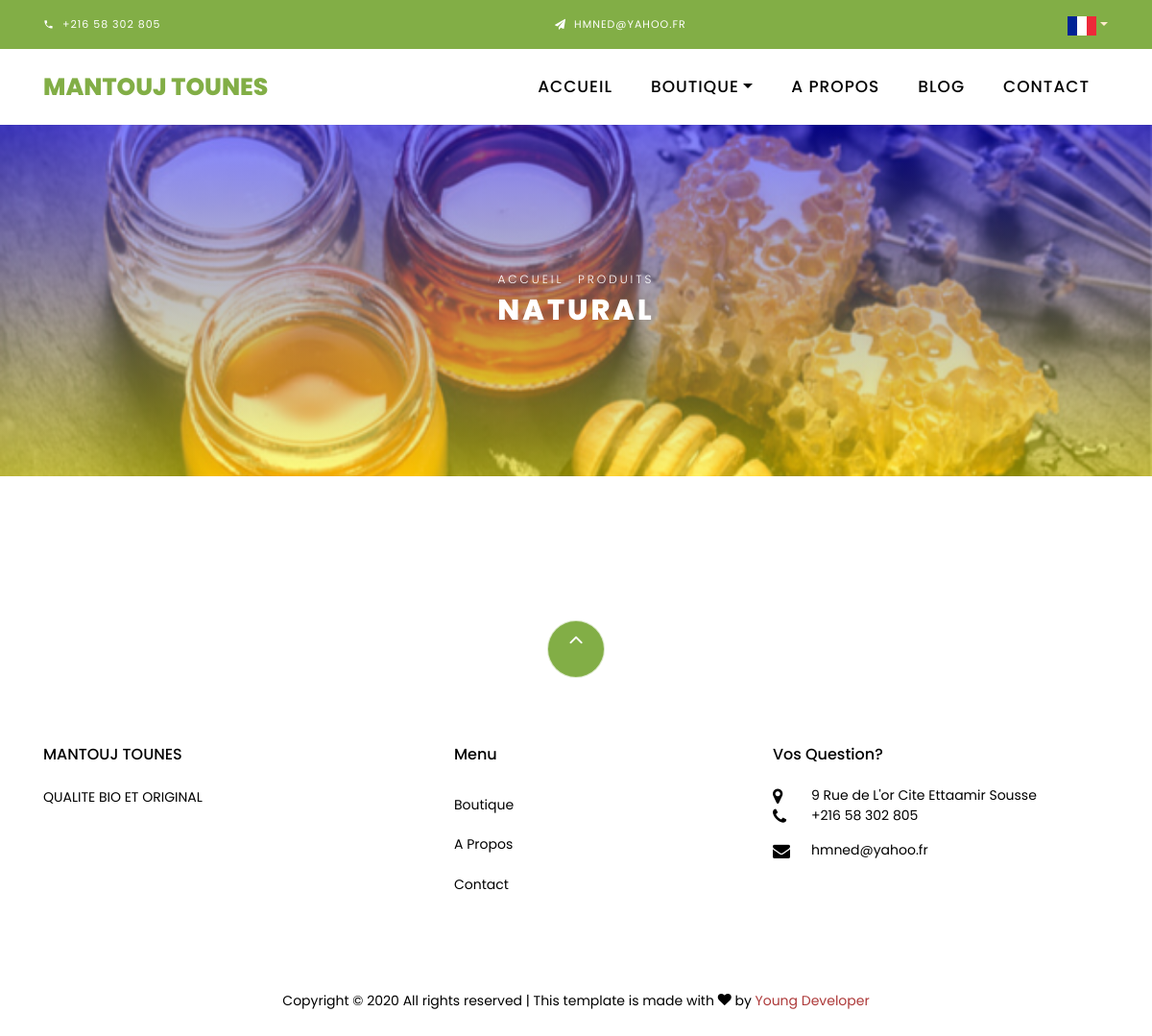
Before: /fr/shop with the older database file.
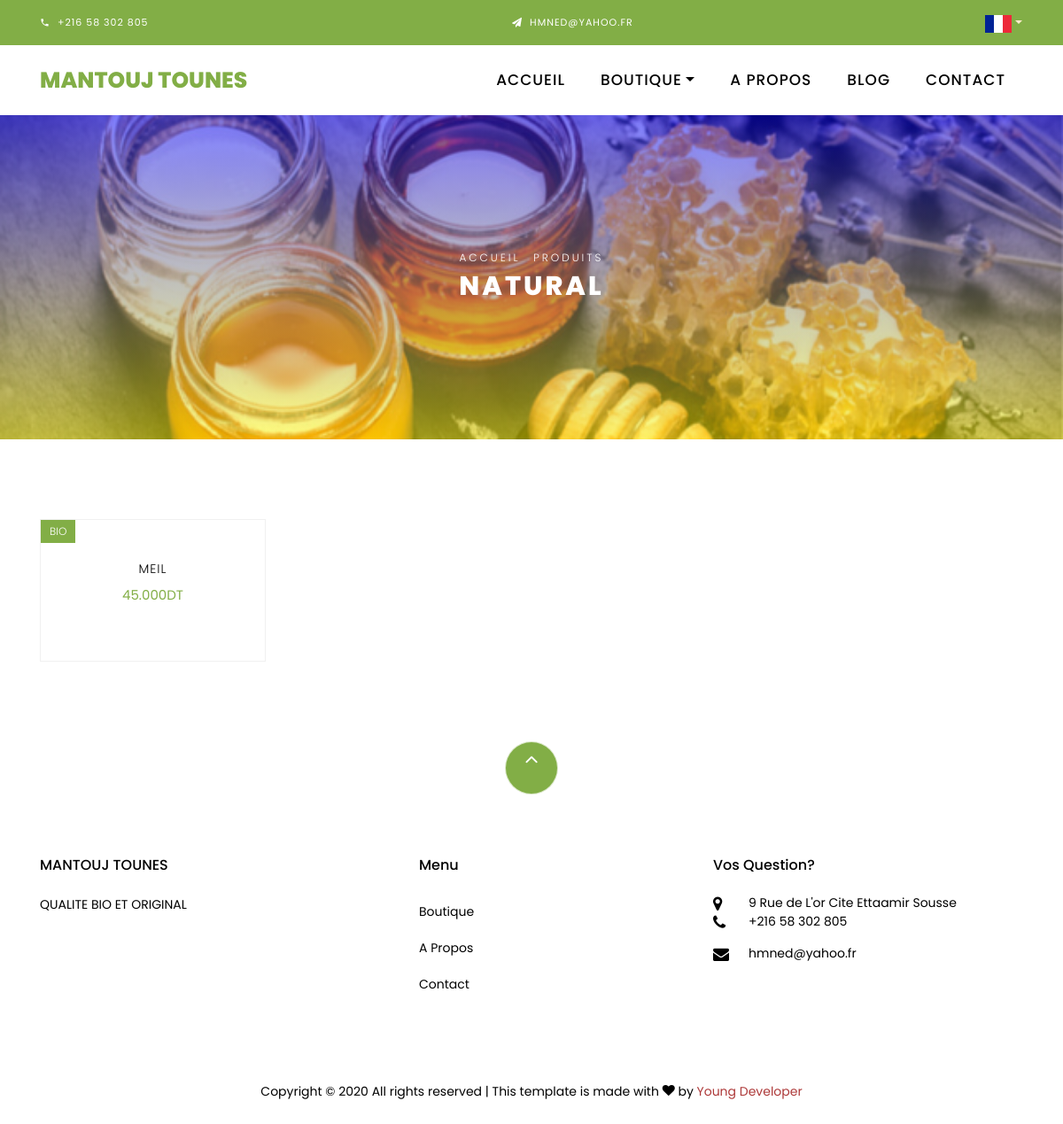
After: the same page with the newer database file.
### fr/models.py (models this page shows, shortened)
class NaturalProduct(models.Model):
    name = models.CharField(max_length=50000)
    price = models.DecimalField(decimal_places=3, max_digits=6)
    image = models.ImageField(upload_to='pics')
    description = models.TextField(max_length=10000000)

### fr/views.py (the view)
# urls.py: path('shop', views.natural, name='natural'),
def natural(request):
    Products = NaturalProduct.objects.all()
    return render(request, 'fr/shopfr.html', context={'products': Products})

### template/fr/shopfr.html (shortened to what the changed rows need)
{% load static %}
<!DOCTYPE html>
<html lang="en">
<head>
  <link rel="stylesheet" href="{% static 'css/open-iconic-bootstrap.min.css' %}" />
  <link rel="stylesheet" href="{% static 'css/animate.css' %}" />
  <link rel="stylesheet" href="{% static 'css/owl.carousel.min.css' %}" />
  <link rel="stylesheet" href="{% static 'css/owl.theme.default.min.css' %}" />
  <link rel="stylesheet" href="{% static 'css/magnific-popup.css' %}" />
  <link rel="stylesheet" href="{% static 'css/aos.css' %}" />
  <link rel="stylesheet" href="{% static 'css/ionicons.min.css' %}" />
  <link rel="stylesheet" href="{% static 'css/bootstrap-datepicker.css' %}" />
  <link rel="stylesheet" href="{% static 'css/jquery.timepicker.css' %}" />
  <link rel="stylesheet" href="{% static 'css/flaticon.css' %}" />
  <link rel="stylesheet" href="{% static 'css/icomoon.css' %}" />
  <link rel="stylesheet" href="{% static 'css/style.css' %}" />
</head>
<body class="goto-here">
  <div class="hero-wrap hero-bread" style="background-image:linear-gradient(rgba(0, 0, 255, 0.5), rgba(255, 255, 0, 0.5)),
  url({% static 'images/img1.jpg' %});">
    <div class="container">
      <div class="row no-gutters slider-text align-items-center justify-content-center">
        <div class="col-md-9 ftco-animate text-center">
          <h1 class="mb-0 bread">Natural</h1>
        </div>
      </div>
    </div>
  </div>
  <section class="ftco-section">
    <div class="container">
      <div class="row">
        {% for prod in products %}
        <div class="col-md-6 col-lg-3 ftco-animate">
          <div class="product">
            <a class="img-prod"><img class="img-fluid" src="{{ prod.image.url }}" alt="Colorlib Template" />
              <span class="status">BIO</span>
            </a>
            <div class="text py-3 pb-4 px-3 text-center">
              <h3><a>{{ prod.name }}</a></h3>
              <div class="d-flex">
                <div class="pricing">
                  <p class="price">
                    <span class="price-sale">{{ prod.price }}DT</span>
                    <h3><a>{{ prod.description }}</a></h3>
                  </p>
                </div>
              </div>
            </div>
          </div>
        </div>
        {% endfor %}
      </div>
    </div>
  </section>
  <footer class="ftco-footer ftco-section">
	<div class="container">
	  <div class="row mb-5">
		<div class="col-md">
		  <div class="ftco-footer-widget mb-4">
			<h2 class="ftco-heading-2">MANTOUJ TOUNES</h2>
		  </div>
		</div>
		<div class="col-md">
		  <div class="ftco-footer-widget mb-4 ml-md-5">
			<h2 class="ftco-heading-2">Menu</h2>
		  </div>
		</div>
		<div class="col-md">
		  <div class="ftco-footer-widget mb-4">
			<h2 class="ftco-heading-2">Vos Question?</h2>
		  </div>
		</div>
	  </div>
	</div>
  </footer>
</body>
</html>

Changed rows visible on the page:
added NaturalProduct: name "MEIL", price "45.000"
